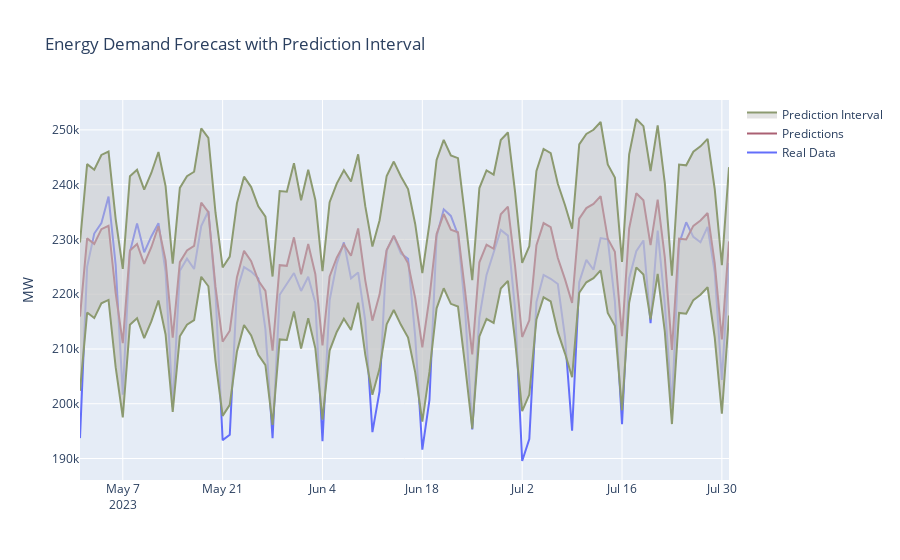

The cell this chart's notebook holds for it:
### Code cell
# Gráfico: Intervalos con Z-score...
# ==============================================================================

datos_test['predictions'] = y_pred
datos_test['lower_bound'] = lower_bound
datos_test['upper_bound'] = upper_bound

fig = go.Figure()
# Agrega las series de datos
fig.add_trace(go.Scatter(x=datos_test.index, y=datos_test['Demanda_SIN'], mode='lines', name='Real Data'))
fig.add_trace(go.Scatter(x=datos_test.index, y=datos_test['predictions'], mode='lines', name='Predictions', line=dict(color='#aa6073')))
fig.add_trace(go.Scatter(x=datos_test.index, y=datos_test['lower_bound'], fill='tonexty', mode='lines', line_color='#8c9a70', fillcolor='rgba(200, 200, 200, 0.5)', showlegend=False))
fig.add_trace(go.Scatter(x=datos_test.index, y=datos_test['upper_bound'], fill='tonexty', mode='lines', line_color='#8c9a70', fillcolor='rgba(200, 200, 200, 0.5)', name='Prediction Interval'))

# Estilo y diseño del gráfico
fig.update_layout(
    title='Energy Demand Forecast with Prediction Interval',
    yaxis_title='MW',
    xaxis_title='',
    showlegend=True
)
# Mostrar el gráfico
fig.show()
